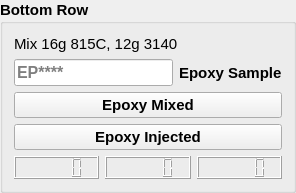
                   <widget class="QGroupBox" name="groupBox_52">
                    <property name="sizePolicy">
                     <sizepolicy hsizetype="Minimum" vsizetype="Minimum">
                      <horstretch>0</horstretch>
                      <verstretch>0</verstretch>
                     </sizepolicy>
                    </property>
                    <property name="font">
                     <font>
                      <pointsize>11</pointsize>
                      <weight>75</weight>
                      <bold>true</bold>
                     </font>
                    </property>
                    <property name="title">
                     <string>Bottom Row</string>
                    </property>
                    <layout class="QGridLayout" name="gridLayout_21">
                     <item row="1" column="0">
                      <widget class="QLineEdit" name="epoxy_batch">
                       <property name="sizePolicy">
                        <sizepolicy hsizetype="Minimum" vsizetype="Minimum">
                         <horstretch>0</horstretch>
                         <verstretch>0</verstretch>
                        </sizepolicy>
                       </property>
                       <property name="font">
                        <font>
                         <pointsize>12</pointsize>
                        </font>
                       </property>
                       <property name="text">
                        <string/>
                       </property>
                       <property name="maxLength">
                        <number>6</number>
                       </property>
                       <property name="placeholderText">
                        <string>EP****</string>
                       </property>
                      </widget>
                     </item>
                     <item row="2" column="0" colspan="3">
                      <widget class="QPushButton" name="epoxy_mixed">
                       <property name="sizePolicy">
                        <sizepolicy hsizetype="Minimum" vsizetype="Minimum">
                         <horstretch>0</horstretch>
                         <verstretch>0</verstretch>
                        </sizepolicy>
                       </property>
                       <property name="font">
                        <font>
                         <pointsize>11</pointsize>
                         <weight>75</weight>
                         <bold>true</bold>
                        </font>
                       </property>
                       <property name="text">
                        <string>Epoxy Mixed</string>
                       </property>
                      </widget>
                     </item>
                     <item row="0" column="0" colspan="3">
                      <widget class="QLabel" name="label_617">
                       <property name="sizePolicy">
                        <sizepolicy hsizetype="Minimum" vsizetype="Minimum">
                         <horstretch>0</horstretch>
                         <verstretch>0</verstretch>
                        </sizepolicy>
                       </property>
                       <property name="font">
                        <font>
                         <weight>50</weight>
                         <bold>false</bold>
                        </font>
                       </property>
                       <property name="text">
                        <string>Mix 16g 815C, 12g 3140</string>
                       </property>
                      </widget>
                     </item>
                     <item row="1" column="1" colspan="2">
                      <widget class="QLabel" name="label_615">
                       <property name="sizePolicy">
                        <sizepolicy hsizetype="Minimum" vsizetype="Minimum">
                         <horstretch>0</horstretch>
                         <verstretch>0</verstretch>
                        </sizepolicy>
                       </property>
                       <property name="text">
                        <string>Epoxy Sample</string>
                       </property>
                      </widget>
                     </item>
                     <item row="4" column="0" colspan="3">
                      <widget class="QPushButton" name="epoxy_inject1">
                       <property name="sizePolicy">
                        <sizepolicy hsizetype="Minimum" vsizetype="Minimum">
                         <horstretch>0</horstretch>
                         <verstretch>0</verstretch>
                        </sizepolicy>
                       </property>
                       <property name="font">
                        <font>
                         <pointsize>11</pointsize>
                         <weight>75</weight>
                         <bold>true</bold>
                        </font>
                       </property>
                       <property name="text">
                        <string>Epoxy Injected</string>
                       </property>
                      </widget>
                     </item>
                     <item row="5" column="0" colspan="3">
                      <layout class="QHBoxLayout" name="horizontalLayout_11" stretch="1,1,1">
                       <item>
                        <widget class="QLCDNumber" name="hour_disp">
                         <property name="sizePolicy">
                          <sizepolicy hsizetype="Minimum" vsizetype="Minimum">
                           <horstretch>0</horstretch>
                           <verstretch>0</verstretch>
                          </sizepolicy>
                         </property>
                        </widget>
                       </item>
                       <item>
                        <widget class="QLCDNumber" name="min_disp">
                         <property name="sizePolicy">
                          <sizepolicy hsizetype="Minimum" vsizetype="Minimum">
                           <horstretch>0</horstretch>
                           <verstretch>0</verstretch>
                          </sizepolicy>
                         </property>
                        </widget>
                       </item>
                       <item>
                        <widget class="QLCDNumber" name="sec_disp">
                         <property name="sizePolicy">
                          <sizepolicy hsizetype="Minimum" vsizetype="Minimum">
                           <horstretch>0</horstretch>
                           <verstretch>0</verstretch>
                          </sizepolicy>
                         </property>
                        </widget>
                       </item>
                      </layout>
                     </item>
                    </layout>
                   </widget>
